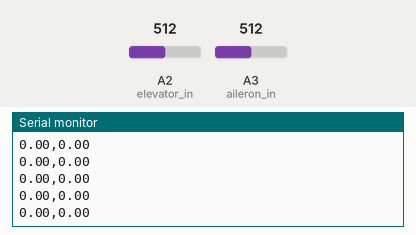
This sketch was run on a simulated Arduino Uno, built with avr-gcc and run on an emulated ATmega328P. On the bench: the last lines printed to the serial monitor. The test bench sets the inputs (shaded band); at power-on: A2 (elevator_in) = 512, A3 (aileron_in) = 512.

Above: at 1.2 s.
1.3 s: A2 (elevator_in) set to 716
At 2.1 s:
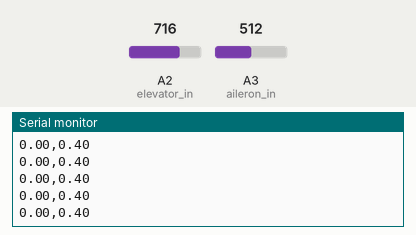
2.8 s: A3 (aileron_in) set to 716
At 3.9 s:
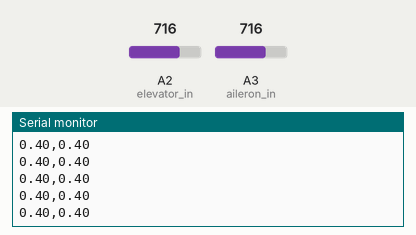
4.3 s: A2 (elevator_in) set to 900
At 5.3 s:
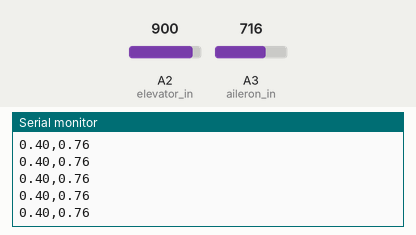
7.3 s: A3 (aileron_in) set to 900
At 7.9 s:
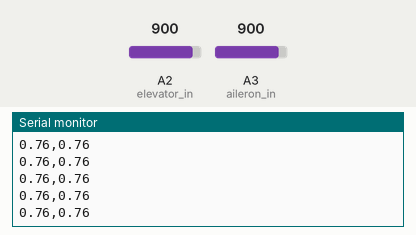
Timing chart, 0 to 9.8 s (numbered marks = the images above; inputs shaded):
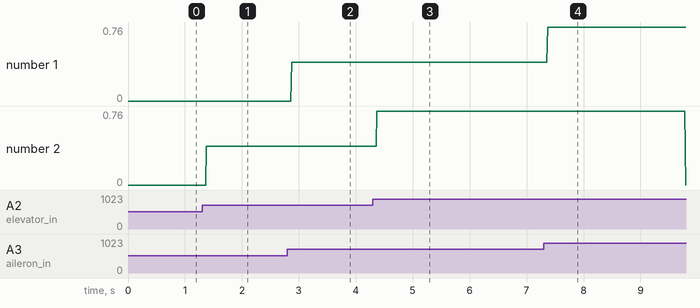

The sketch:

joystick_range_testing.ino
```cpp
const int elevator_in  = A2; // X Input Pin of Analog 2
const int aileron_in   = A3; // Y Input Pin of Analog 3

void setup() {
  Serial.begin(9600);
}

void loop() {
  float x = (analogRead(aileron_in) - 512) / 512.0;
  float y = (analogRead(elevator_in) - 512) / 512.0;


  Serial.print(x);
  Serial.print(",");
  Serial.println(y);
}
```

Measured:
- after the input at 1.3 s, the serial monitor: prints a new line after 0.07 s (image 1)
- after the input at 2.8 s, the serial monitor: prints a new line after 0.07 s (image 2)
- after the input at 4.3 s, the serial monitor: prints a new line after 0.07 s (image 3)
- after the input at 7.3 s, the serial monitor: prints a new line after 0.07 s (image 4)
- plotted number 2: 0 → 0.4 after the input at 1.3 s, 0.4 → 0.76 after the input at 4.3 s
